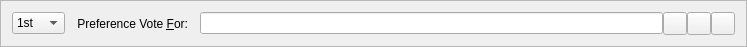
<?xml version="1.0" encoding="UTF-8"?>
<ui version="4.0">
 <class>VoteCoinsEntry</class>
 <widget class="QFrame" name="VoteCoinsEntry">
  <property name="geometry">
   <rect>
    <x>0</x>
    <y>0</y>
    <width>747</width>
    <height>45</height>
   </rect>
  </property>
  <property name="windowTitle">
   <string>Form</string>
  </property>
  <property name="frameShape">
   <enum>QFrame::StyledPanel</enum>
  </property>
  <property name="frameShadow">
   <enum>QFrame::Sunken</enum>
  </property>
  <layout class="QGridLayout" name="gridLayout">
   <property name="spacing">
    <number>12</number>
   </property>
   <item row="3" column="2">
    <widget class="QLabel" name="label_2">
     <property name="text">
      <string>Preference Vote &amp;For:</string>
     </property>
     <property name="alignment">
      <set>Qt::AlignRight|Qt::AlignTrailing|Qt::AlignVCenter</set>
     </property>
     <property name="buddy">
      <cstring>payTo</cstring>
     </property>
    </widget>
   </item>
   <item row="3" column="3">
    <layout class="QHBoxLayout" name="payToLayout">
     <property name="spacing">
      <number>0</number>
     </property>
     <item>
      <widget class="QValidatedLineEdit" name="payTo">
       <property name="toolTip">
        <string>The address to send the payment to (e.g. 1NS17iag9jJgTHD1VXjvLCEnZuQ3rJDE9L)</string>
       </property>
       <property name="maxLength">
        <number>34</number>
       </property>
      </widget>
     </item>
     <item>
      <widget class="QToolButton" name="addressBookButton">
       <property name="toolTip">
        <string>Choose address from address book</string>
       </property>
       <property name="text">
        <string/>
       </property>
       <property name="icon">
        <iconset resource="../bitcoin.qrc">
         <normaloff>:/icons/address-book</normaloff>:/icons/address-book</iconset>
       </property>
       <property name="shortcut">
        <string>Alt+A</string>
       </property>
      </widget>
     </item>
     <item>
      <widget class="QToolButton" name="pasteButton">
       <property name="toolTip">
        <string>Paste address from clipboard</string>
       </property>
       <property name="text">
        <string/>
       </property>
       <property name="icon">
        <iconset resource="../bitcoin.qrc">
         <normaloff>:/icons/editpaste</normaloff>:/icons/editpaste</iconset>
       </property>
       <property name="shortcut">
        <string>Alt+P</string>
       </property>
      </widget>
     </item>
     <item>
      <widget class="QToolButton" name="deleteButton">
       <property name="toolTip">
        <string>Remove this recipient</string>
       </property>
       <property name="text">
        <string/>
       </property>
       <property name="icon">
        <iconset resource="../bitcoin.qrc">
         <normaloff>:/icons/remove</normaloff>:/icons/remove</iconset>
       </property>
      </widget>
     </item>
    </layout>
   </item>
   <item row="3" column="0">
    <widget class="QComboBox" name="payAmount">
     <property name="currentIndex">
      <number>0</number>
     </property>
     <property name="maxVisibleItems">
      <number>13</number>
     </property>
     <item>
      <property name="text">
       <string notr="true">1st</string>
      </property>
     </item>
     <item>
      <property name="text">
       <string>2nd</string>
      </property>
     </item>
     <item>
      <property name="text">
       <string>3rd</string>
      </property>
     </item>
     <item>
      <property name="text">
       <string>4th</string>
      </property>
     </item>
     <item>
      <property name="text">
       <string>5th</string>
      </property>
     </item>
     <item>
      <property name="text">
       <string>6th</string>
      </property>
     </item>
     <item>
      <property name="text">
       <string>7th</string>
      </property>
     </item>
     <item>
      <property name="text">
       <string>8th</string>
      </property>
     </item>
     <item>
      <property name="text">
       <string>9th</string>
      </property>
     </item>
     <item>
      <property name="text">
       <string>10th</string>
      </property>
     </item>
    </widget>
   </item>
  </layout>
 </widget>
 <customwidgets>
  <customwidget>
   <class>QValidatedLineEdit</class>
   <extends>QLineEdit</extends>
   <header>qvalidatedlineedit.h</header>
  </customwidget>
 </customwidgets>
 <resources>
  <include location="../bitcoin.qrc"/>
 </resources>
 <connections/>
</ui>
